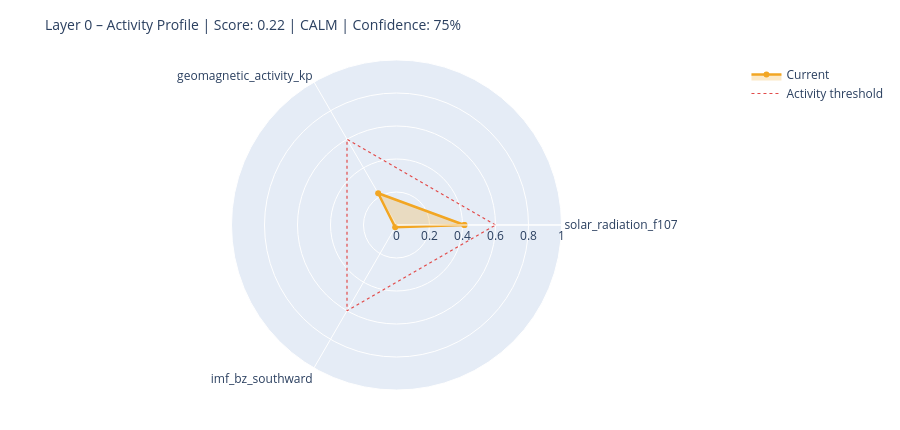

Notebook cell for this chart:
### Markdown cell above
---
## 6. State Assessment & Handoff to Layer 1

### Code cell
# ============================================================
# STEP 1 – Collect raw values with source modes
# Mode: 'primary' | 'fallback_3h' | 'last_valid' | 'missing'
# ============================================================

def safe_last(df, col):
    if df is None or col not in df.columns: return None
    s = df[col].dropna()
    return float(s.iloc[-1]) if not s.empty else None

f107_now = safe_last(df_f107, 'f10.7')
bz_now   = safe_last(df_mag,  'bz_gsm')
kp_now   = safe_last(df_kp,   'kp')
sw_now   = safe_last(df_sw,   'speed')

source_modes = {
    'F10.7':    'primary'  if f107_now is not None else 'missing',
    'Kp':       'primary'  if kp_now   is not None else 'missing',
    'IMF_Bz':   'primary'  if bz_now   is not None else 'missing',
    'SW_speed': 'primary'  if sw_now   is not None else 'missing',
}

# Kp Fallback – 3h endpoint
if kp_now is None:
    try:
        r = requests.get(
            'https://services.swpc.noaa.gov/json/noaa-planetary-k-index.json',
            timeout=10)
        r.raise_for_status()
        fb = pd.DataFrame(r.json())
        tc = next((c for c in fb.columns if 'time' in c.lower()), fb.columns[0])
        kc = next((c for c in fb.columns if 'kp' in c.lower() and c != tc), None)
        if kc:
            fb[kc] = fb[kc].astype(str).str.extract(r'([0-9]+(?:\.[0-9]*)?)')[0]
            fb[kc] = pd.to_numeric(fb[kc], errors='coerce')
            fb = fb[fb[kc] >= 0].dropna(subset=[kc])
            if not fb.empty:
                kp_now = float(fb[kc].iloc[-1])
                source_modes['Kp'] = 'fallback_3h'
                print(f'  Kp fallback (3h): {kp_now:.1f}')
    except Exception as e:
        print(f'  Kp fallback failed: {e}')

# Solar Wind Fallback – last valid value
if sw_now is None and df_sw is not None and 'speed' in df_sw.columns:
    s = df_sw['speed'].dropna()
    if not s.empty:
        sw_now = float(s.iloc[-1])
        source_modes['SW_speed'] = 'last_valid'
        print(f'  SW fallback (last_valid): {sw_now:.0f} km/s')

print()
print('Source modes:', source_modes)

# ============================================================
# STEP 2 – Score from available components only
# ============================================================

def norm(v, lo, hi):
    if v is None: return None
    return max(0.0, min(1.0, (v - lo) / (hi - lo)))

COMPONENTS = {
    'solar_radiation_f107':    (f107_now, norm(f107_now, 60, 250)),
    'geomagnetic_activity_kp': (kp_now,   norm(kp_now,   0,   9)),
    'imf_bz_southward':        (bz_now,   norm(-(bz_now or 0) if bz_now else None, -5, 30)
                                           if bz_now is not None else None),
    'solar_wind_speed':        (sw_now,   norm(sw_now, 300, 800)),
}

available   = {k: v[1] for k, v in COMPONENTS.items() if v[1] is not None}
unavailable = [k for k, v in COMPONENTS.items() if v[1] is None]

layer0_score = round(sum(available.values()) / len(available), 4) if available else None
confidence   = round(len(available) / len(COMPONENTS), 2)

level = ('unknown'  if layer0_score is None
         else 'calm'     if layer0_score < 0.3
         else 'moderate' if layer0_score < 0.6
         else 'active')

# ============================================================
# STEP 3 – Dominant Driver
# ============================================================

def dominant_driver(kp, f107, bz, sw):
    candidates = []
    if kp   is not None and kp   >= 4:   candidates.append(('geomagnetic',    kp / 9))
    if sw   is not None and sw   >= 500:  candidates.append(('solar_wind',     sw / 800))
    if bz   is not None and bz   <= -5:   candidates.append(('imf_southward',  abs(bz) / 30))
    if f107 is not None and f107 >= 150:  candidates.append(('solar_radiation',f107 / 250))
    return max(candidates, key=lambda x: x[1])[0] if candidates else 'none'

driver = dominant_driver(kp_now, f107_now, bz_now, sw_now)

# ============================================================
# STEP 4 – Downstream expectations
# ============================================================

def downstream_expectation(driver, score, kp, bz, f107):
    exp = {
        'magnetosphere':        'calm',
        'ionosphere':           'calm',
        'schumann_resonance':   'unchanged',
        'lithosphere_currents': 'low',
    }
    if driver == 'geomagnetic' or (kp and kp >= 5):
        exp['magnetosphere']        = 'compressed / storm'
        exp['ionosphere']           = 'elevated disturbance (TEC variability)'
        exp['schumann_resonance']   = 'elevated amplitude possible'
        exp['lithosphere_currents'] = 'elevated induction currents'
    elif driver == 'imf_southward' or (bz and bz <= -5):
        exp['magnetosphere']        = 'energy coupling active'
        exp['ionosphere']           = 'elevated electron density possible'
        exp['schumann_resonance']   = 'slight modulation possible'
    elif driver == 'solar_radiation' or (f107 and f107 >= 150):
        exp['ionosphere']           = 'elevated ionization (F-layer)'
        exp['schumann_resonance']   = 'slightly elevated background activity'
    return exp

downstream = downstream_expectation(driver, layer0_score, kp_now, bz_now, f107_now)

# ============================================================
# CONSOLE OUTPUT
# ============================================================

W = 58
print('=' * W)
print('LAYER 0 – STATE ASSESSMENT')
print('=' * W)
for name, (raw_v, score_v) in COMPONENTS.items():
    if score_v is not None:
        bar = '█' * int(score_v * 20) + '░' * (20 - int(score_v * 20))
        print(f'  {name:<35}  {bar}  {score_v:.2f}')
    else:
        print(f'  {name:<35}  {"─" * 20}  n/a')
print('-' * W)
print(f'  Score ({len(available)}/{len(COMPONENTS)} components):  {layer0_score:.3f}')
print(f'  Confidence:         {confidence:.0%}')
print(f'  Level:              {level.upper()}')
print(f'  Dominant Driver:    {driver}')

# Radar chart
cats = list(available.keys())
vals = list(available.values())
if len(cats) >= 3:
    fig = go.Figure()
    fig.add_trace(go.Scatterpolar(
        r=vals + [vals[0]], theta=cats + [cats[0]],
        fill='toself', fillcolor='rgba(242,166,35,0.25)',
        line=dict(color='#F2A623', width=2.5), name='Current'
    ))
    fig.add_trace(go.Scatterpolar(
        r=[0.6] * (len(cats) + 1), theta=cats + [cats[0]],
        line=dict(color='#E24B4A', dash='dot', width=1.2),
        mode='lines', name='Activity threshold'
    ))
    fig.update_layout(
        title=dict(text=f'Layer 0 – Activity Profile | Score: {layer0_score:.2f} | {level.upper()} | Confidence: {confidence:.0%}',
                   font=dict(size=14)),
        polar=dict(radialaxis=dict(visible=True, range=[0, 1])),
        height=430, showlegend=True,
        margin=dict(l=60, r=60, t=60, b=40)
    )
    fig.show()

### Figure 1 — Plotly figure (JSON) as saved in the notebook; plotly's stock layout.template omitted (floating-point values rounded to 4 significant figures)
{"data": [{"fill": "toself", "fillcolor": "rgba(242,166,35,0.25)", "line": {"color": "#F2A623", "width": 2.5}, "name": "Current", "r": [0.4116, 0.2222, 0.016, 0.4116], "theta": ["solar_radiation_f107", "geomagnetic_activity_kp", "imf_bz_southward", "solar_radiation_f107"], "type": "scatterpolar"}, {"line": {"color": "#E24B4A", "dash": "dot", "width": 1.2}, "mode": "lines", "name": "Activity threshold", "r": [0.6, 0.6, 0.6, 0.6], "theta": ["solar_radiation_f107", "geomagnetic_activity_kp", "imf_bz_southward", "solar_radiation_f107"], "type": "scatterpolar"}], "layout": {"height": 430, "margin": {"b": 40, "l": 60, "r": 60, "t": 60}, "polar": {"radialaxis": {"range": [0, 1], "visible": true}}, "showlegend": true, "title": {"font": {"size": 14}, "text": "Layer 0 – Activity Profile | Score: 0.22 | CALM | Confidence: 75%"}}}
